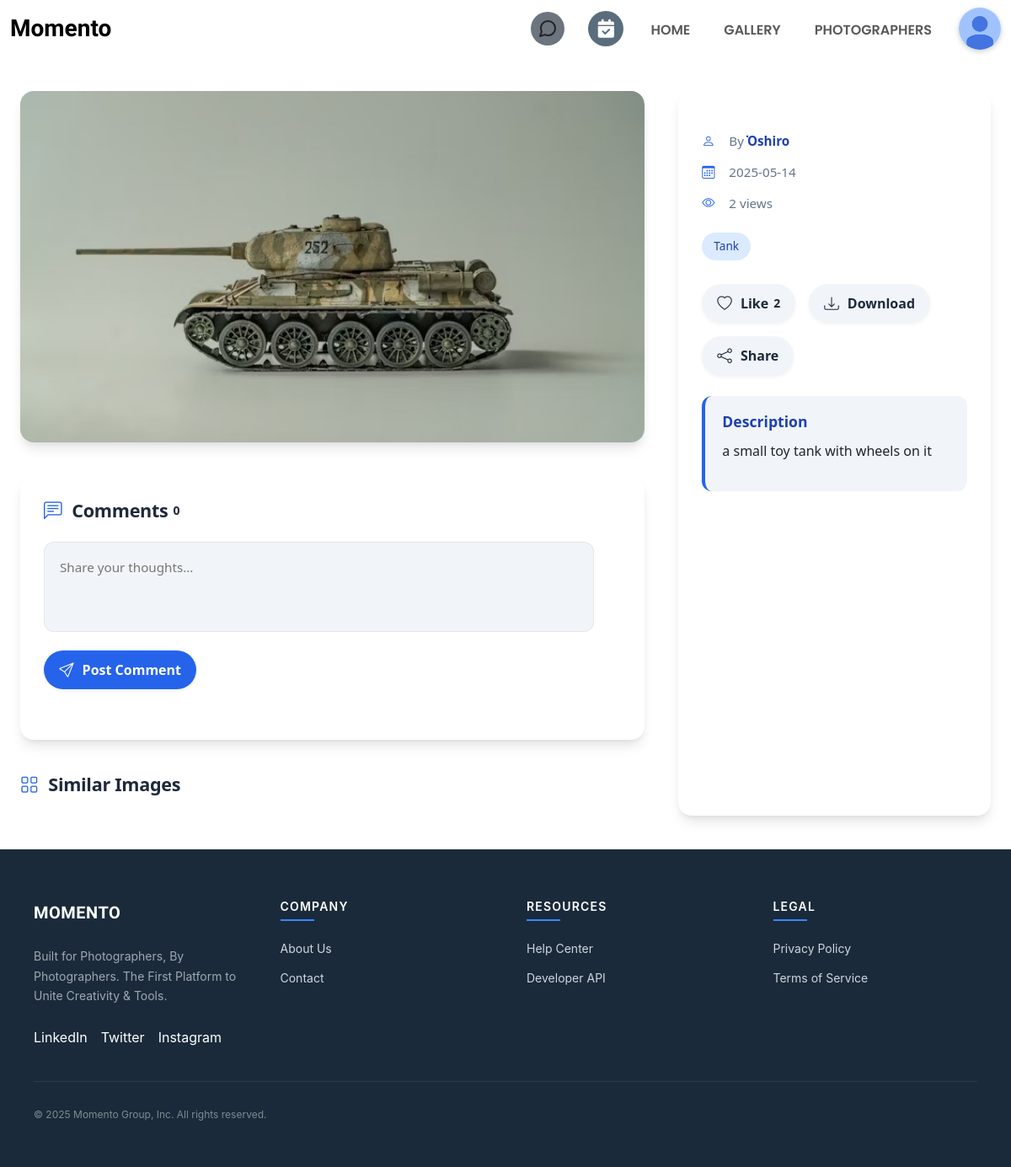
Screenshot of /view_image.php?id=282 (signed in) with the database file from the repository.
### tables this page shows
CREATE TABLE `accounts` (
  `id` int(11) NOT NULL,
  `username` varchar(128) NOT NULL,
  `email` varchar(128) NOT NULL,
  `password` varchar(128) NOT NULL,
  `account_type` enum('user','business') NOT NULL,
  `picture` varchar(512) NOT NULL DEFAULT '/momento/Uploads/ProfilePicture/img_1.jpg',
  `location` varchar(128) NOT NULL,
  `lon` double(255,30) NOT NULL,
  `lat` double(255,30) NOT NULL,
  `provider` enum('local','google') NOT NULL,
  `provider_id` varchar(255) DEFAULT NULL,
  `created_at` timestamp NOT NULL DEFAULT current_timestamp(),
  `updated_at` timestamp NOT NULL DEFAULT current_timestamp() ON UPDATE current_timestamp()
);

CREATE TABLE `images` (
  `id` int(11) NOT NULL,
  `user_id` int(11) NOT NULL,
  `label` longtext DEFAULT NULL CHECK (json_valid(`label`)),
  `title` varchar(255) NOT NULL,
  `description` text NOT NULL,
  `views` int(255) NOT NULL DEFAULT 0,
  `likes` int(255) NOT NULL DEFAULT 0,
  `file_name` varchar(512) DEFAULT NULL,
  `url` text NOT NULL,
  `is_sensitive` tinyint(1) NOT NULL DEFAULT 0,
  `created_at` timestamp NOT NULL DEFAULT current_timestamp(),
  `updated_at` timestamp NOT NULL DEFAULT current_timestamp() ON UPDATE current_timestamp()
);

CREATE TABLE `business_profiles` (
  `id` int(11) NOT NULL,
  `business_name` varchar(256) NOT NULL,
  `contact_number` varchar(15) DEFAULT NULL,
  `social_links` longtext DEFAULT NULL CHECK (json_valid(`social_links`)),
  `bio` varchar(512) NOT NULL,
  `job` varchar(512) DEFAULT NULL,
  `total_rate` float NOT NULL DEFAULT 0,
  `total_reviews` int(255) NOT NULL DEFAULT 0,
  `total_likes` int(255) NOT NULL DEFAULT 0,
  `total_views` int(255) NOT NULL DEFAULT 0,
  `created_at` timestamp NOT NULL DEFAULT current_timestamp(),
  `updated_at` timestamp NOT NULL DEFAULT current_timestamp() ON UPDATE current_timestamp()
);

### view_image.php (the view, shortened to what this page needs)
<?php
	require 'pdo.php';
	$sql_image_info = $pdo->prepare('select label,title,description,views,likes,url,img.created_at,username,business_name
	from images as img, accounts as acc,business_profiles as bs where img.id = ? and img.user_id = bs.id and acc.id = bs.id');
	$sql_image_info->execute([intval($_GET['id'])]);
	$img = $sql_image_info->fetch();
	$sql_comments = $pdo->prepare(
    'SELECT c.id, c.user_id, c.image_id, c.comment, c.likes, c.created_at, a.picture, a.username
     FROM comments AS c
     JOIN accounts AS a ON a.id = c.user_id
     WHERE c.image_id = ?'
	);
	$sql_comments->execute([intval($_GET['id'])]);
	$comments = $sql_comments->fetchAll();
?>
<!DOCTYPE html>
<html lang="en">
<head>
  <link rel="stylesheet" href="css/header.css">
    <link rel="stylesheet" href="https://cdn.jsdelivr.net/npm/bootstrap-icons@1.11.3/font/bootstrap-icons.min.css">
   <link rel="stylesheet" href="https://cdnjs.cloudflare.com/ajax/libs/font-awesome/6.4.0/css/all.min.css">
    <link rel="stylesheet" href="../css/header.css">
    <link href="https://cdnjs.cloudflare.com/ajax/libs/font-awesome/6.5.0/css/all.min.css" rel="stylesheet">
    <link href="https://cdn.jsdelivr.net/npm/bootstrap@5.3.0/dist/css/bootstrap.min.css" rel="stylesheet">
</head>
<body>
    <?php require "header.php";?>
  <div class="page-container">
    <div class="content-area">
      <div>
        <div class="image-card">
          <img src="<?=$img['url']?>" alt="Elegant Black Car" class="image-preview" id="mainImage">
        </div>
        <div class="comments-section">
          <h3 class="section-title">
            <i class="bi bi-chat-left-text"></i>
            Comments <span class="action-counter" id="commentCount"><?php echo count($comments);?></span>
          </h3>
          <form class="comment-form" id="commentForm">
            <textarea class="comment-textarea" id="commentInput" rows="3" placeholder="Share your thoughts..."></textarea>
            <button type="submit" class="action-btn primary-btn">
              <i class="bi bi-send"></i> Post Comment
            </button>
          </form>
        </div>
		<div class="similar-images">
		  <h3 class="section-title">
			<i class="bi bi-grid"></i>
			Similar Images
		  </h3>
		</div>
      </div>
      <div class="info-card">
        <div class="info-item">
          <i class="bi bi-person"></i>
          By <a href="<?php echo "/momento/profile.php?username=".$img['username']?>" class="user-link">&nbsp;<?=$img['business_name']?></a>
        </div>
        <div class="info-item">
          <i class="bi bi-calendar3"></i>
          <?php
			$dateOnly = date("Y-m-d",strtotime($img['created_at']));
			echo $dateOnly;
		  ?>
        </div>
        <div class="info-item">
          <i class="bi bi-eye"></i>
          <?=$img['views']?> views
        </div>
        <div class="tag-list">
		  <?php
		  if(isset($img['label'])){
			foreach(json_decode($img['label']) as $row){
				echo '<span class="tag" style = "text-transform: capitalize;">'.$row.'</span>';
			};
		  }
		  ?>
        </div>
        <?php if(isset($_SESSION['data'])){
				$stmt = $pdo->prepare("SELECT 1 FROM likes WHERE user_id = ? AND image_id = ?");
				$stmt->execute([$_SESSION['data']['id'], $_GET['id']]);
				$liked = $stmt->fetch();
			}
			?>
        <div class="action-bar">
			<button class="action-btn like-btn <?= $liked ? 'liked' : '' ?>" data-image-id="<?= $_GET['id'] ?>">
			  <i class="bi bi-heart"></i> Like
			  <span class="action-counter"><?= $img['likes'] ?></span>
			</button>
          <button class="action-btn" id="downloadButton">
            <i class="bi bi-download"></i> Download
          </button>
          <div class="share-tooltip">
            <button class="action-btn" id="shareButton">
              <i class="bi bi-share"></i> Share
            </button>
          </div>
        </div>
        <div class="description-section mt-4">
          <h4>Description</h4>
          <p><?=$img['description']?></p>
        </div>
      </div>
    </div>
  </div>
  <?php require('footer.php')?>
</body>
</html>

### header.php (shortened to what this page needs)
<?php
    require_once('pdo.php');
?>
<link rel="stylesheet" href="https://cdnjs.cloudflare.com/ajax/libs/font-awesome/6.5.0/css/all.min.css">
<nav class="navbar navbar-expand-lg nav-sticky" id = "navbar">
    <div class="container-fluid">
        <a class="navbar-brand fs-3 momento-logo" href="/momento/index.php">Momento</a>
        <div class="collapse navbar-collapse" id="navbarNav">
            <ul class="navbar-nav ms-auto gap-4 align-items-center">
				<?php if(isset($_SESSION['data'])){?>
				<div class="message-icon-container p-1">
					<div class="bg-secondary rounded-circle message-icon" style=" padding:3px " id="messageIcon" onclick="window.location.href='/momento/chat/chat.php'">
					</div>
				</div>
				<?php }?>
				<a href="appointment/appointments_inbox.php" class="icon-button" title="Appointments">
					<i class="fas fa-calendar-check"></i>
				</a>
                <li class="nav-item"><a class="nav-link" href="/momento/index.php">HOME</a></li>
                <li class="nav-item dropdown dropdown-hover">
                    <a class="nav-link d-flex align-items-center" href="#" id="galleryDropdown" role="button" data-bs-toggle="dropdown" aria-expanded="false">
                </i> GALLERY
                    </a>
                </li>
                <li class="nav-item"><a class="nav-link" href="/momento/photographers.php">PHOTOGRAPHERS</a></li>
                <?php if (!isset($_SESSION['data'])): ?>
                    <li class="nav-item"><a class="nav-link" href="account/register.php">Sign up</a></li>
                    <li class="login btn"><a class="text-white text-center text-decoration-none" style = "display:block;width:100%;height:100%;" href="account/login.php">Login</a></li>                <?php else: ?>
                    <ul class="list-unstyled m-0 p-0">
                        <div class="dropdown-button">
							<?php
								$sql = $pdo->prepare('select picture from accounts where id = ?');
								$sql->execute([$_SESSION['data']['id']]);
								$result = $sql->fetch();
							?>
                            <img src="<?= $result['picture'] ?>" class="dropdown-img">
                        </div>
                    </ul>
                <?php endif; ?>
            </ul>
        </div>
    </div>
</nav>

### css/header.css (style rules this page uses)
.nav-sticky { position: sticky; top: 0; width: 100%; z-index: 1020; padding: 10px 0; background-color: white; text-align: center; }
.momento-logo { font-family: 'Dancing Script'; font-size: 20px; font-weight: 900 !important; }
.navbar-nav .nav-link { position: relative; padding-bottom: 5px; font-family: 'Poppins'; font-weight: 600; }
.navbar-nav .nav-link::after { content: ''; position: absolute; bottom: 0; left: 0; height: 2px; width: 0; background-color: black; transition: width 0.3s ease; }
.dropdown-button { position: relative; cursor: pointer; }
.dropdown-img { border-radius: 50%; object-fit: cover; height: 50px; width: 50px; box-shadow: 0 2px 6px rgba(0, 0, 0, 0.2); transition: transform 0.3s ease; }
:root { --surface-primary: #ffffff; --surface-secondary: #f8f8f8; --text-primary: #121212; --text-secondary: #757575; --accent: #000000; --border-light: rgba(0, 0, 0, 0.06); --shadow-ambient: rgba(0, 0, 0, 0.08); --shadow-key: rgba(0, 0, 0, 0.12); --status-online: #00C853; }
.message-icon-container { position: relative; cursor: pointer; }
.message-icon { position: relative; display: flex; align-items: center; justify-content: center; width: 40px; height: 40px; border-radius: 50%; background-color: #333; transition: background-color 0.3s ease; padding: 5px; }
.nav-link { transition: color 0.2s; }

### header.php (style rules this page uses)
.icon-button { display: inline-flex; align-items: center; justify-content: center; width: 42px; height: 42px; background-color: #5a6d7c; color: white; border-radius: 50%; text-decoration: none; position: relative; font-size: 22px; transition: background-color 0.3s; }

### rows the page displays
accounts: picture (picture)
images: url (picture), user.business_name "̇Oshiro", created_at "2025-05-14", views "2", label "Tank", likes "2", description "a small toy tank with wheels on it"

### other values shown
count($comments) "0"
